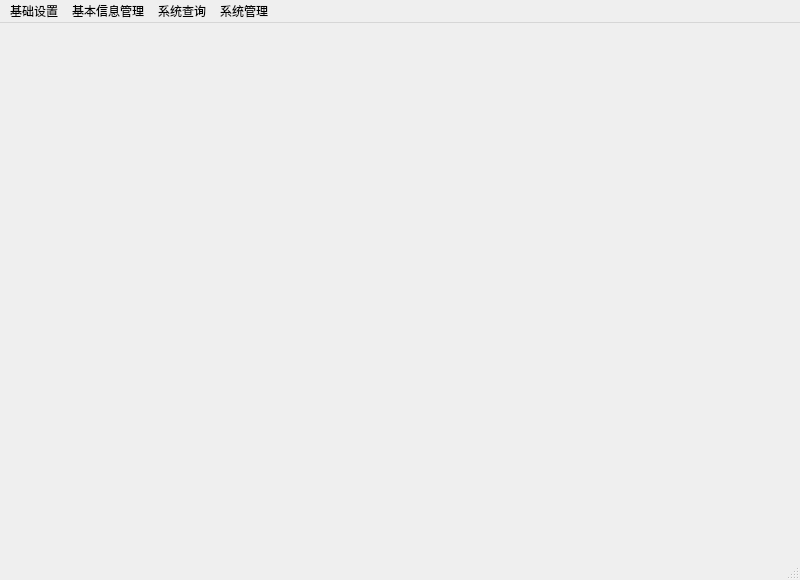
<?xml version="1.0" encoding="UTF-8"?>
<ui version="4.0">
 <class>DashBoard</class>
 <widget class="QMainWindow" name="DashBoard">
  <property name="geometry">
   <rect>
    <x>0</x>
    <y>0</y>
    <width>800</width>
    <height>580</height>
   </rect>
  </property>
  <property name="minimumSize">
   <size>
    <width>800</width>
    <height>580</height>
   </size>
  </property>
  <property name="maximumSize">
   <size>
    <width>800</width>
    <height>580</height>
   </size>
  </property>
  <property name="windowTitle">
   <string>学生成绩管理系统 | 控制台</string>
  </property>
  <property name="windowIcon">
   <iconset resource="rc.qrc">
    <normaloff>:/ico/images/appstu.ICO</normaloff>:/ico/images/appstu.ICO</iconset>
  </property>
  <property name="styleSheet">
   <string notr="true"/>
  </property>
  <property name="toolButtonStyle">
   <enum>Qt::ToolButtonStyle::ToolButtonIconOnly</enum>
  </property>
  <property name="animated">
   <bool>true</bool>
  </property>
  <widget class="QWidget" name="centralwidget">
   <property name="styleSheet">
    <string notr="true">border-image: url(:/jpg/images/main.jpg);</string>
   </property>
  </widget>
  <widget class="QStatusBar" name="statusbar"/>
  <widget class="QMenuBar" name="menuBar">
   <property name="geometry">
    <rect>
     <x>0</x>
     <y>0</y>
     <width>800</width>
     <height>27</height>
    </rect>
   </property>
   <widget class="QMenu" name="menu">
    <property name="title">
     <string>基础设置</string>
    </property>
    <addaction name="action"/>
    <addaction name="action_2"/>
    <addaction name="action_3"/>
   </widget>
   <widget class="QMenu" name="menu_2">
    <property name="title">
     <string>基本信息管理</string>
    </property>
    <addaction name="action_5"/>
    <addaction name="action_6"/>
   </widget>
   <widget class="QMenu" name="menu_3">
    <property name="title">
     <string>系统查询</string>
    </property>
    <addaction name="action_7"/>
    <addaction name="action_8"/>
   </widget>
   <widget class="QMenu" name="menu_4">
    <property name="title">
     <string>系统管理</string>
    </property>
    <addaction name="action_9"/>
    <addaction name="action_10"/>
   </widget>
   <addaction name="menu"/>
   <addaction name="menu_2"/>
   <addaction name="menu_3"/>
   <addaction name="menu_4"/>
  </widget>
  <action name="action">
   <property name="text">
    <string>专业设置</string>
   </property>
  </action>
  <action name="action_2">
   <property name="text">
    <string>班级设置</string>
   </property>
  </action>
  <action name="action_3">
   <property name="text">
    <string>课程设置</string>
   </property>
  </action>
  <action name="action_4">
   <property name="text">
    <string>考试类别设置</string>
   </property>
  </action>
  <action name="action_5">
   <property name="text">
    <string>学生信息管理</string>
   </property>
  </action>
  <action name="action_6">
   <property name="text">
    <string>成绩管理</string>
   </property>
  </action>
  <action name="action_7">
   <property name="text">
    <string>学生信息查询</string>
   </property>
  </action>
  <action name="action_8">
   <property name="text">
    <string>学生成绩查询</string>
   </property>
  </action>
  <action name="action_9">
   <property name="text">
    <string>用户信息维护</string>
   </property>
  </action>
  <action name="action_10">
   <property name="text">
    <string>退出</string>
   </property>
  </action>
 </widget>
 <resources>
  <include location="rc.qrc"/>
 </resources>
 <connections>
  <connection>
   <sender>action_10</sender>
   <signal>triggered()</signal>
   <receiver>DashBoard</receiver>
   <slot>close()</slot>
   <hints>
    <hint type="sourcelabel">
     <x>-1</x>
     <y>-1</y>
    </hint>
    <hint type="destinationlabel">
     <x>395</x>
     <y>291</y>
    </hint>
   </hints>
  </connection>
 </connections>
 <slots>
  <signal>signal1()</signal>
 </slots>
</ui>
